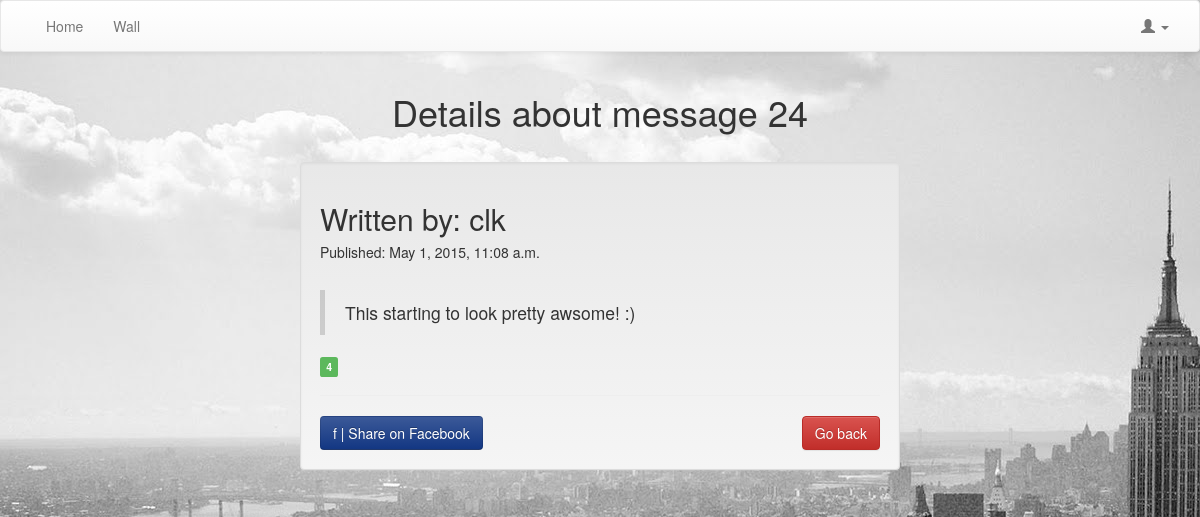
The page /kvittr_messages/24/ on the database its author committed.
### kvittr_messages/models.py (models this page shows, shortened)
class Message(models.Model):
	message = models.TextField()
	created_by = models.ForeignKey(User, related_name="created_message")
	created_datetime = models.DateTimeField()
	likes = models.PositiveIntegerField(default=0)
	class Meta:
		ordering = ['-id']

### kvittr_messages/views.py (the view)
# urls.py: url(r'^(\d+)/$', views.message_details, name='message_details'),
def message_details(request, message_id):
	message = Message.objects.get(pk=message_id)
	messages = Message.objects.all()
	context = {'message': message}
	return render(request, 'kvittr_messages/message_details.html', context)

### kvittr_messages/templates/kvittr_messages/message_details.html (shortened to what this page needs)
{% extends 'theme/base.html' %}
{% load staticfiles %}
{% block extra_head %}
        <link rel="stylesheet" href="{% static "kvittr_messages/css/style.css" %}">
{% endblock extra_head %}
{% block pagecontent %}
        <h1 class="text-center"> Details about message {{ message.id }} </h1>
        <br>
	<div class="well well_center">
		<h2>Written by: {{ message.created_by }} </h2>
		<h5>Published: {{ message.created_datetime }} </h5>
                <br>
        <blockquote>{{ message.message }}</blockquote>
                <span class="label label-success label-as-badge" id="id-likes-for-message-{{ message.id }}">{{ message.likes }}</span>
        <hr>
        <a href="http://www.facebook.com/" class="btn btn-facebook">f | Share on Facebook</a>
        <a href="{% url 'message_listing' %}" class="btn btn-danger pull-right">Go back</a>
	</div>
{% endblock %}

### kvittr_messages/static/kvittr_messages/css/style.css (style rules this page uses)
body { background-image: url("/static/theme/images/background.jpg"); background-repeat:no-repeat; }
.well_center { width: 600px; margin-left: auto; margin-right: auto; }
.btn-facebook { color: #ffffff; text-shadow: 0 -1px 0 rgba(0, 0, 0, 0.25); background-color: #2b4b90; *background-color: #133783; background-image: -moz-linear-gradient(top, #3b5998, #133783); background-image: -webkit-gradient(linear, 0 0, 0 100%, from(#3b5998), to(#133783)); background-image: -webkit-linear-gradient(top, #3b5998, #133783); background-image: -o-linear-gradient(top, #3b5998, #133783); background-image: linear-gradient(to bottom, #3b5998, #133783); background-repeat: repeat-x; border-color: #133783 #133783 #091b40; border-color: rgba(0, 0, 0, 0.1) rgba(0, 0, 0, 0.1) rgba(0, 0, 0, 0.25); filter: progid:DXImageTransform.Microsoft.gradient(startColorstr='#ff3b5998', endColorstr='#ff133783', GradientType=0); filter: progid:DXImageTransform.Microsoft.gradient(enabled=false); }

### rows shown on the page
Message: id "24", created_by "clk", created_datetime "May 1, 2015, 11:08 a.m.", message "This starting to look pretty awsome! :)", likes "4"
